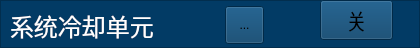
      <widget class="QFrame" name="frame_37">
       <property name="geometry">
        <rect>
         <x>0</x>
         <y>97</y>
         <width>420</width>
         <height>48</height>
        </rect>
       </property>
       <property name="styleSheet">
        <string notr="true">background-color: rgb(2, 59, 101);</string>
       </property>
       <property name="frameShape">
        <enum>QFrame::StyledPanel</enum>
       </property>
       <property name="frameShadow">
        <enum>QFrame::Raised</enum>
       </property>
       <widget class="QLabel" name="label_108">
        <property name="geometry">
         <rect>
          <x>10</x>
          <y>10</y>
          <width>221</width>
          <height>31</height>
         </rect>
        </property>
        <property name="font">
         <font>
          <family>微软雅黑</family>
          <pointsize>18</pointsize>
         </font>
        </property>
        <property name="styleSheet">
         <string notr="true">color: rgb(255, 255, 255);</string>
        </property>
        <property name="text">
         <string>系统冷却单元</string>
        </property>
       </widget>
       <widget class="QToolButton" name="toolButton_xtlqdy">
        <property name="geometry">
         <rect>
          <x>225</x>
          <y>6</y>
          <width>39</width>
          <height>38</height>
         </rect>
        </property>
        <property name="text">
         <string>...</string>
        </property>
        <property name="icon">
         <iconset>
          <normaloff>gct_ied_green.png</normaloff>gct_ied_green.png</iconset>
        </property>
        <property name="iconSize">
         <size>
          <width>32</width>
          <height>32</height>
         </size>
        </property>
       </widget>
       <widget class="QToolButton" name="toolButton_xtlqdychain">
        <property name="geometry">
         <rect>
          <x>320</x>
          <y>0</y>
          <width>73</width>
          <height>40</height>
         </rect>
        </property>
        <property name="font">
         <font>
          <family>微软雅黑</family>
          <pointsize>16</pointsize>
         </font>
        </property>
        <property name="text">
         <string>关</string>
        </property>
        <property name="icon">
         <iconset>
          <normaloff>yb_on.png</normaloff>yb_on.png</iconset>
        </property>
        <property name="iconSize">
         <size>
          <width>66</width>
          <height>48</height>
         </size>
        </property>
       </widget>
      </widget>
